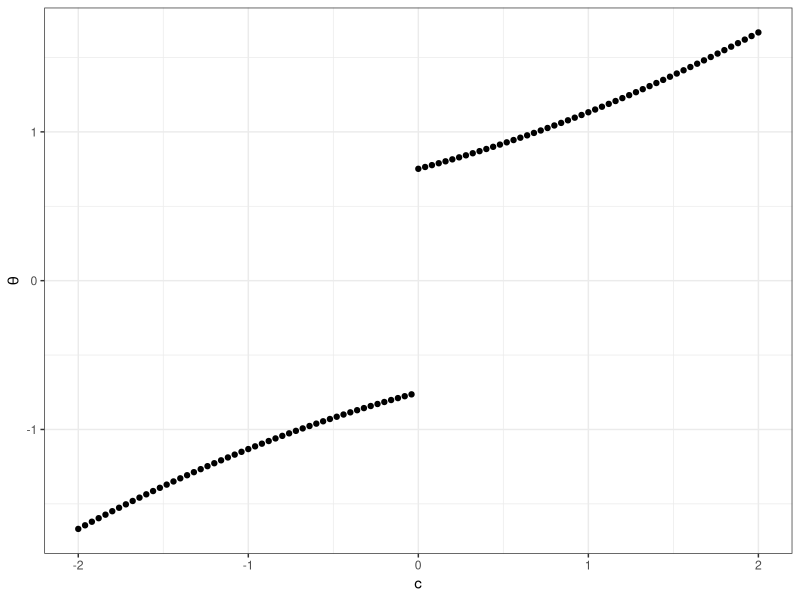

Generate this figure with R:
## ---- chunk 1
library(dplyr)
library(ggplot2)
library(purrr)
## ---- chunk 2
theta_max <- function(c) {
  optimize(
    \(theta) {
      case_when(
        theta > 0 ~ theta * pnorm(c - theta),
        theta == 0 ~ 0,
        theta < 0 ~ - theta * (1 - pnorm(c - theta))
      )
    },
    interval = c(-5, 5),
    maximum = TRUE
  )$maximum
}

c_theta <- tibble(c = seq(-2, 2, length.out = 101)) |>
  mutate(theta = map_dbl(c, theta_max))

ggplot(c_theta, aes(x = c, y = theta)) +
  geom_point() +
  labs(
    x = "c",
    y = expression(theta)
  ) +
  theme_bw()
## ---- chunk 3
theta_max(1e-12)
theta_max(-1e-12)
